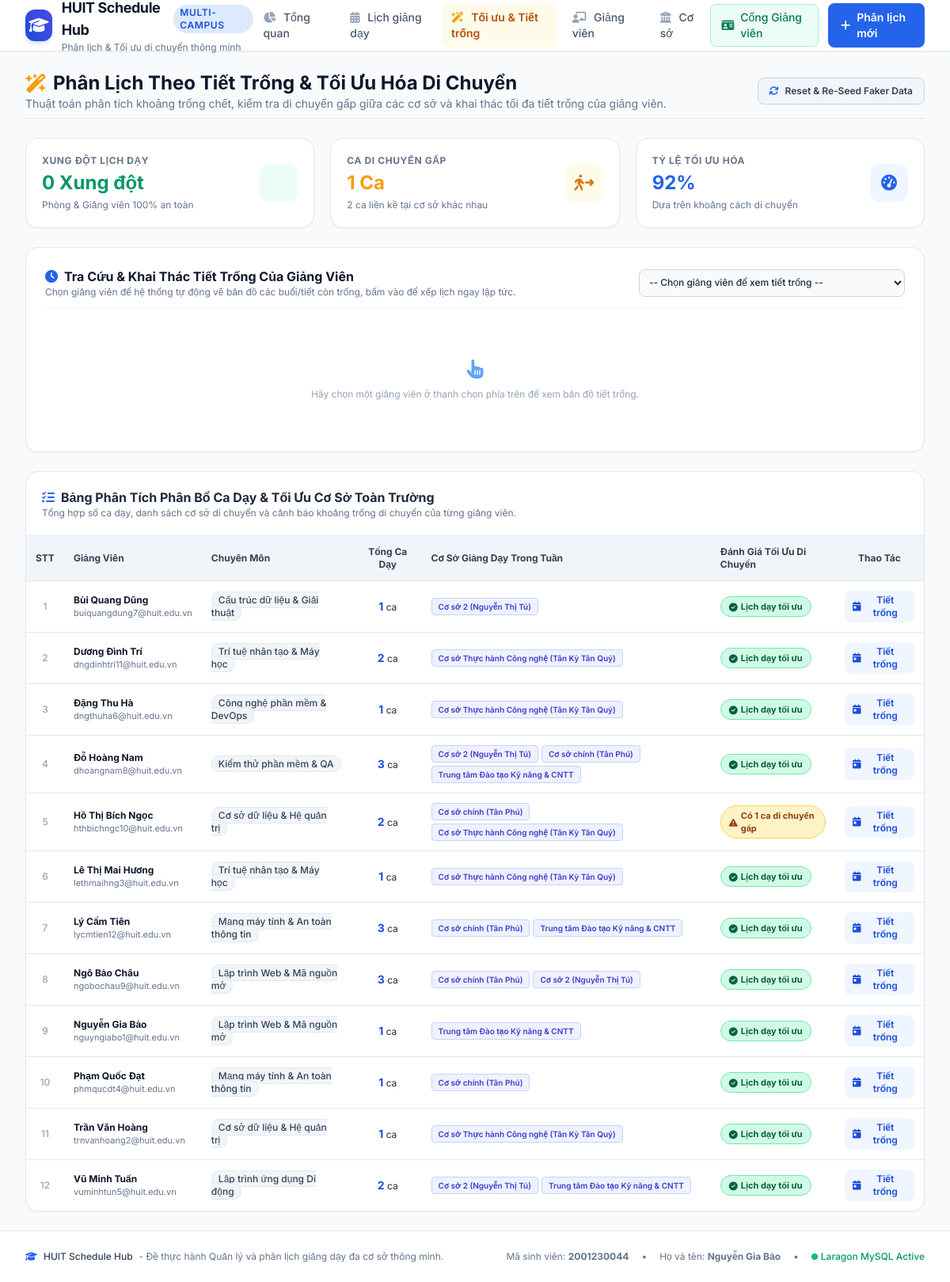
Screenshot of /optimize.php with the database file from the repository.
### tables this page shows
CREATE TABLE `teachers` (
  `id` int NOT NULL AUTO_INCREMENT,
  `full_name` varchar(150) NOT NULL,
  `email` varchar(150) NOT NULL,
  `phone` varchar(20) DEFAULT NULL,
  `expertise` varchar(255) NOT NULL COMMENT 'Chuyên môn chính',
  `password` varchar(255) DEFAULT '$2y$10$92IXUNpkjO0rOQ5byMi.Ye4oKoEa3Ro9llC/.og/at2.uheWG/igi' COMMENT 'Default: password',
  `created_at` timestamp NULL DEFAULT CURRENT_TIMESTAMP,
  PRIMARY KEY (`id`),
  UNIQUE KEY `email` (`email`)
);

### optimize.php (the view, shortened to what the rows shown need)
<?php
require_once __DIR__ . '/config/database.php';
$teacherModel = new Teacher();
$optimizer = new ScheduleOptimizer();
$analysis = $optimizer->getTeacherWorkloadAnalysis();
$allTeachers = $teacherModel->all();
require_once __DIR__ . '/includes/header.php';
?>
<div class="space-y-6">
    <div class="flex flex-col sm:flex-row sm:items-center justify-between gap-4 pb-2 border-b border-slate-200">
        <div>
            <h1 class="text-2xl font-bold text-slate-900 flex items-center gap-2">
                <i class="fa-solid fa-wand-magic-sparkles text-amber-500"></i>
                Phân Lịch Theo Tiết Trống & Tối Ưu Hóa Di Chuyển
            </h1>
        </div>
    </div>
    <div class="bg-white rounded-2xl border border-slate-200 shadow-sm overflow-hidden">
        <div class="overflow-x-auto">
            <table class="w-full text-left text-xs border-collapse">
                <thead>
                    <tr class="bg-slate-100 text-slate-700 font-semibold border-b border-slate-200">
                        <th class="p-3 w-12 text-center">STT</th>
                        <th class="p-3">Giảng Viên</th>
                        <th class="p-3">Chuyên Môn</th>
                        <th class="p-3 text-center">Tổng Ca Dạy</th>
                        <th class="p-3">Cơ Sở Giảng Dạy Trong Tuần</th>
                        <th class="p-3">Đánh Giá Tối Ưu Di Chuyển</th>
                        <th class="p-3 text-center w-28">Thao Tác</th>
                    </tr>
                </thead>
                <tbody class="divide-y divide-slate-200">
                    <?php $idx = 1; foreach ($analysis as $tid => $data): ?>
                        <tr class="hover:bg-slate-50/70 transition">
                            <td class="p-3 text-center text-slate-400 font-medium"><?= $idx++ ?></td>
                            <td class="p-3">
                                <div class="font-bold text-slate-900"><?= htmlspecialchars($data['teacher']['full_name']) ?></div>
                                <div class="text-[11px] text-slate-500"><?= htmlspecialchars($data['teacher']['email']) ?></div>
                            </td>
                            <td class="p-3">
                                <span class="px-2 py-0.5 rounded-full bg-slate-100 text-slate-700 font-medium border border-slate-200">
                                    <?= htmlspecialchars($data['teacher']['expertise']) ?>
                                </span>
                            </td>
                            <td class="p-3 text-center">
                                <span class="text-sm font-bold text-blue-700"><?= $data['total_classes'] ?></span> ca
                            </td>
                            <td class="p-3">
                                <div class="flex flex-wrap gap-1">
                                    <?php if (empty($data['branches'])): ?>
                                        <span class="text-slate-400 italic">Chưa xếp lịch</span>
                                    <?php else: ?>
                                        <?php foreach (array_keys($data['branches']) as $bname): ?>
                                            <span class="px-2 py-0.5 rounded text-[10px] font-semibold bg-indigo-50 text-indigo-700 border border-indigo-200">
                                                <?= htmlspecialchars($bname) ?>
                                            </span>
                                        <?php endforeach; ?>
                                    <?php endif; ?>
                                </div>
                            </td>
                            <td class="p-3">
                                <?php if ($data['risky_moves'] > 0): ?>
                                    <span class="inline-flex items-center gap-1 px-2.5 py-1 rounded-full text-[11px] font-bold bg-amber-100 text-amber-800 border border-amber-300">
                                        <i class="fa-solid fa-triangle-exclamation"></i> Có <?= $data['risky_moves'] ?> ca di chuyển gấp
                                    </span>
                                <?php else: ?>
                                    <span class="inline-flex items-center gap-1 px-2.5 py-1 rounded-full text-[11px] font-bold bg-emerald-100 text-emerald-800 border border-emerald-300">
                                        <i class="fa-solid fa-circle-check"></i> Lịch dạy tối ưu
                                    </span>
                                <?php endif; ?>
                            </td>
                            <td class="p-3 text-center">
                                <a href="optimize.php?teacher_id=<?= $data['teacher']['id'] ?>" class="text-xs px-2.5 py-1 rounded-lg bg-blue-50 text-blue-700 font-semibold hover:bg-blue-100 transition inline-flex items-center gap-1">
                                    <i class="fa-solid fa-calendar-day"></i> Tiết trống
                                </a>
                            </td>
                        </tr>
                    <?php endforeach; ?>
                </tbody>
            </table>
        </div>
    </div>
</div>
<?php require_once __DIR__ . '/includes/footer.php'; ?>

### rows the page displays
teachers: full_name "Bùi Quang Dũng", email "buiquangdung7@huit.edu.vn", expertise "Cấu trúc dữ liệu & Giải thuật", total_classes "1", bname "Cơ sở 2 (Nguyễn Thị Tú)", shows "Lịch dạy tối ưu"
teachers: full_name "Dương Đình Trí", email "dngdinhtri11@huit.edu.vn", expertise "Trí tuệ nhân tạo & Máy học", total_classes "2", bname "Cơ sở Thực hành Công nghệ (Tân Kỳ Tân Quý)", shows "Lịch dạy tối ưu"
teachers: full_name "Đặng Thu Hà", email "dngthuha6@huit.edu.vn", expertise "Công nghệ phần mềm & DevOps", total_classes "1", bname "Cơ sở Thực hành Công nghệ (Tân Kỳ Tân Quý)", shows "Lịch dạy tối ưu"
teachers: full_name "Đỗ Hoàng Nam", email "dhoangnam8@huit.edu.vn", expertise "Kiểm thử phần mềm & QA", total_classes "3", bname "Cơ sở 2 (Nguyễn Thị Tú)", bname "Cơ sở chính (Tân Phú)", bname "Trung tâm Đào tạo Kỹ năng & CNTT", shows "Lịch dạy tối ưu"
teachers: full_name "Hồ Thị Bích Ngọc", email "hthbichngc10@huit.edu.vn", expertise "Cơ sở dữ liệu & Hệ quản trị", total_classes "2", bname "Cơ sở chính (Tân Phú)", bname "Cơ sở Thực hành Công nghệ (Tân Kỳ Tân Quý)", risky_moves "1"
teachers: full_name "Lê Thị Mai Hương", email "lethmaihng3@huit.edu.vn", expertise "Trí tuệ nhân tạo & Máy học", total_classes "1", bname "Cơ sở Thực hành Công nghệ (Tân Kỳ Tân Quý)", shows "Lịch dạy tối ưu"
teachers: full_name "Lý Cẩm Tiên", email "lycmtien12@huit.edu.vn", expertise "Mạng máy tính & An toàn thông tin", total_classes "3", bname "Cơ sở chính (Tân Phú)", bname "Trung tâm Đào tạo Kỹ năng & CNTT", shows "Lịch dạy tối ưu"
teachers: full_name "Ngô Bảo Châu", email "ngobochau9@huit.edu.vn", expertise "Lập trình Web & Mã nguồn mở", total_classes "3", bname "Cơ sở chính (Tân Phú)", bname "Cơ sở 2 (Nguyễn Thị Tú)", shows "Lịch dạy tối ưu"
teachers: full_name "Nguyễn Gia Bảo", email "nguyngiabo1@huit.edu.vn", expertise "Lập trình Web & Mã nguồn mở", total_classes "1", bname "Trung tâm Đào tạo Kỹ năng & CNTT", shows "Lịch dạy tối ưu"
teachers: full_name "Phạm Quốc Đạt", email "phmqucdt4@huit.edu.vn", expertise "Mạng máy tính & An toàn thông tin", total_classes "1", bname "Cơ sở chính (Tân Phú)", shows "Lịch dạy tối ưu"
teachers: full_name "Trần Văn Hoàng", email "trnvanhoang2@huit.edu.vn", expertise "Cơ sở dữ liệu & Hệ quản trị", total_classes "1", bname "Cơ sở Thực hành Công nghệ (Tân Kỳ Tân Quý)", shows "Lịch dạy tối ưu"
teachers: full_name "Vũ Minh Tuấn", email "vuminhtun5@huit.edu.vn", expertise "Lập trình ứng dụng Di động", total_classes "2", bname "Cơ sở 2 (Nguyễn Thị Tú)", bname "Trung tâm Đào tạo Kỹ năng & CNTT", shows "Lịch dạy tối ưu"

### other values shown
$totalRiskyMoves "1"
